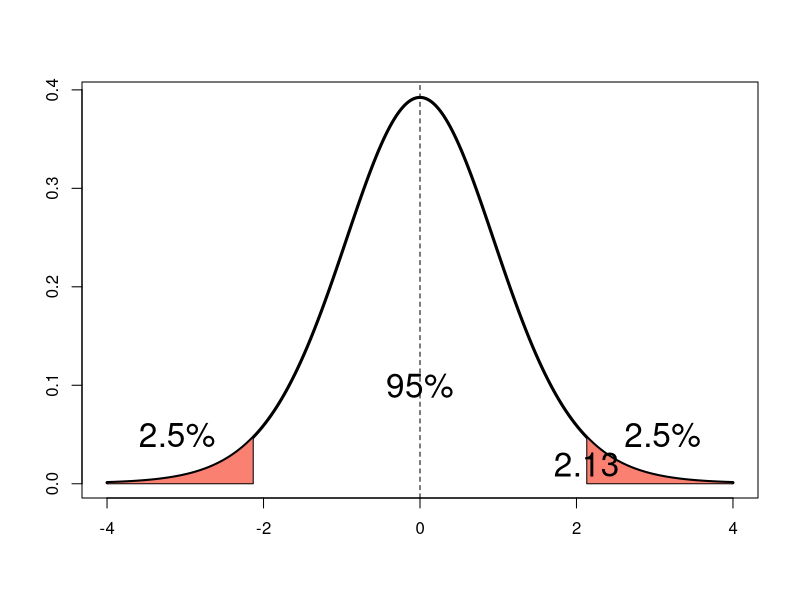
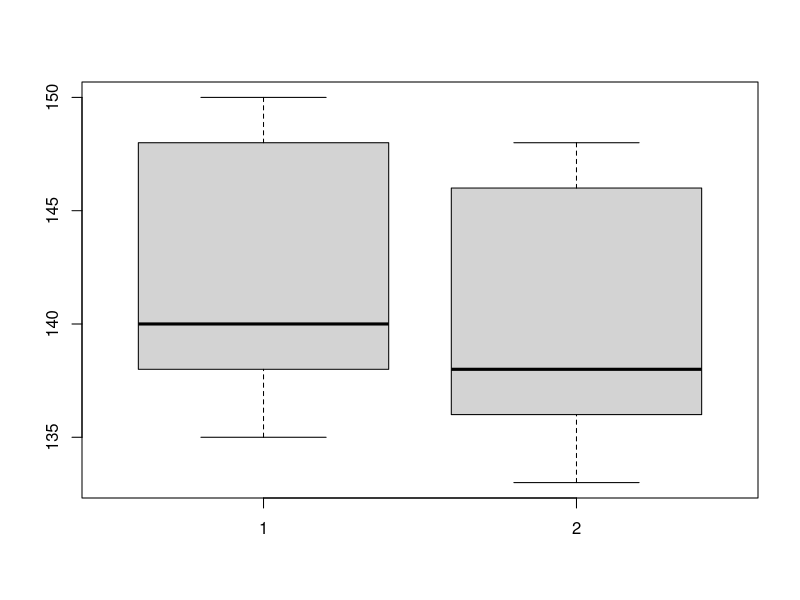

Reproduce these figures in R, in order.
##

##################################################################################
##
## Z-Test
## Note: requires assumptions of CLT and large enough sample size
## one-sided 5% type one error
## 0.05 = P(Z >= (C - x) / (sd / sqrt(sample size)))
## where x = sample mean, C is unknown population mean
## To get Z: qnorm(0.95, lower.tail = FALSE)
qnorm(0.95, lower.tail = FALSE) * 0.4 + 12 ## 11.34

## Gosset T (Student T) Test (heavier tailed than the standard normal)
## Use in place of Z-test (or just all the time) for small sample sizes
## Limits the standard normal as sample size gets large, so can always just err on the side of using Gosset T
## Same as Z-test except replace normal quantiles with appropriate Student's T quantiles
##  and n-1 df
## Example: Say we had a sample size of 16 and a pop. mean of 30, some sd, and we
##  want to know what our sample mean would have to be to reject the null hypothesis that
##  the sample mean is less than or equal to the pop. mean at 5% confidence (one-sided)
## Then we get:
##  0.05 = P( (X - 30)/(sd/sqrt(16)) >= t_(1-alpha, 15) | u = 30 )
##  => test statistic: sqrt(16) * (X - 30)/sd
##  => critical t-value: t_(1-alpha, 15) = 1.75
##
## If we wanted a two-sided test (to test that hypothesis that u != 30):
## alpha = P( abs( (X - 30)/(sd/sqrt(16)) ) > t_(1-alpha/2, 15) | u = 30 )
##
## Note: it is harded to reject the null under two-sided test, so if didnt reject under
##  one-sided, wont reject under two-sided
##
## What it looks like, shaded for two-sided 5% with 15 df (like example)
xval <- seq(-4, 4, length.out = 1000)
yval <- dt(xval, 15)
plot(xval, yval, type = "l", lwd = 3, xlab = "", ylab = "")
x <- seq(qt(0.975, 15), 4, length.out = 100)
polygon(c(x,rev(x)), c(dt(x, 15), rep(0,length(x))), col = "salmon")
text(qt(0.99,15)+.5, .05, "2.5%", cex = 2)
text(qt(0.975, 15), 0.02, as.character(round(qt(0.975, 15), 2)), cex = 2)
x <- seq(qt(.025, 15), -4, length = 100)
polygon(c(x,rev(x)), c(dt(x, 15), rep(0, length(x))), col = "salmon")
text(qt(0.01,15)-.5, .05, "2.5%", cex = 2)
text(0, 0.1, "95%", cex = 2)
abline(v = 0, lty = 2)

## T distribution in R:
## To get the critical value for the above example:
## qt(1-0.05, 15, lower.tail=FALSE)
## To calculate the probability of obtaining a test statistic of, say, 0.8 under 15 df:
## pt(0.8, 15, lower.tail = FALSE)
##
## T-test in R:
## # independent 2-group t-test
## t.test(y~x) # where y is numeric and x is a binary factor

## # independent 2-group t-test
## t.test(y1,y2) # where y1 and y2 are numeric

## # paired t-test
## t.test(y1,y2,paired=TRUE) # where y1 & y2 are numeric

## # one sample t-test
## t.test(y,mu=3) # Ho: mu=3

## Paired and unpaired t-test, two-sided 5%
bpress <- read.table(text = "Baseline 	Week 2
140 	138
138 	136
150 	148
148 	146
135 	133", header = TRUE, sep = "\t")
boxplot(bpress$Baseline, bpress$Week.2)
sampsize = 5
mean1 = mean(bpress$Baseline)
mean2 = mean(bpress$Week.2)
